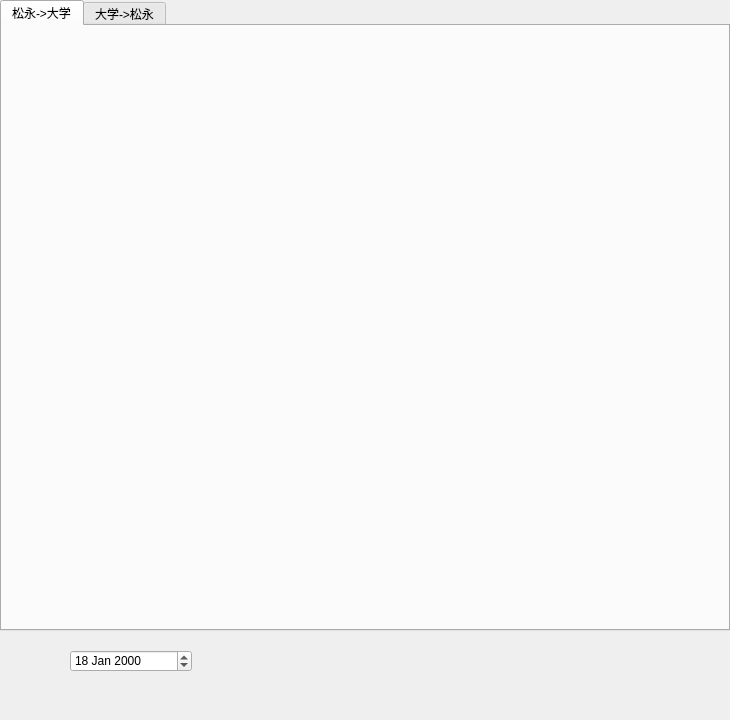
<?xml version="1.0" encoding="UTF-8"?>
<ui version="4.0">
 <class>MainWindow</class>
 <widget class="QMainWindow" name="MainWindow">
  <property name="geometry">
   <rect>
    <x>0</x>
    <y>0</y>
    <width>730</width>
    <height>720</height>
   </rect>
  </property>
  <property name="minimumSize">
   <size>
    <width>700</width>
    <height>720</height>
   </size>
  </property>
  <property name="maximumSize">
   <size>
    <width>750</width>
    <height>720</height>
   </size>
  </property>
  <property name="windowTitle">
   <string>创建新表</string>
  </property>
  <widget class="QWidget" name="centralwidget">
   <widget class="QTabWidget" name="tabWidget">
    <property name="geometry">
     <rect>
      <x>0</x>
      <y>0</y>
      <width>730</width>
      <height>631</height>
     </rect>
    </property>
    <property name="currentIndex">
     <number>0</number>
    </property>
    <widget class="QWidget" name="tab_1">
     <attribute name="title">
      <string>松永-&gt;大学</string>
     </attribute>
    </widget>
    <widget class="QWidget" name="tab_2">
     <attribute name="title">
      <string>大学-&gt;松永</string>
     </attribute>
    </widget>
   </widget>
   <widget class="QDateEdit" name="dateEdit">
    <property name="geometry">
     <rect>
      <x>70</x>
      <y>650</y>
      <width>122</width>
      <height>22</height>
     </rect>
    </property>
    <property name="calendarPopup">
     <bool>false</bool>
    </property>
    <property name="date">
     <date>
      <year>2000</year>
      <month>1</month>
      <day>18</day>
     </date>
    </property>
   </widget>
  </widget>
 </widget>
 <resources/>
 <connections/>
</ui>
